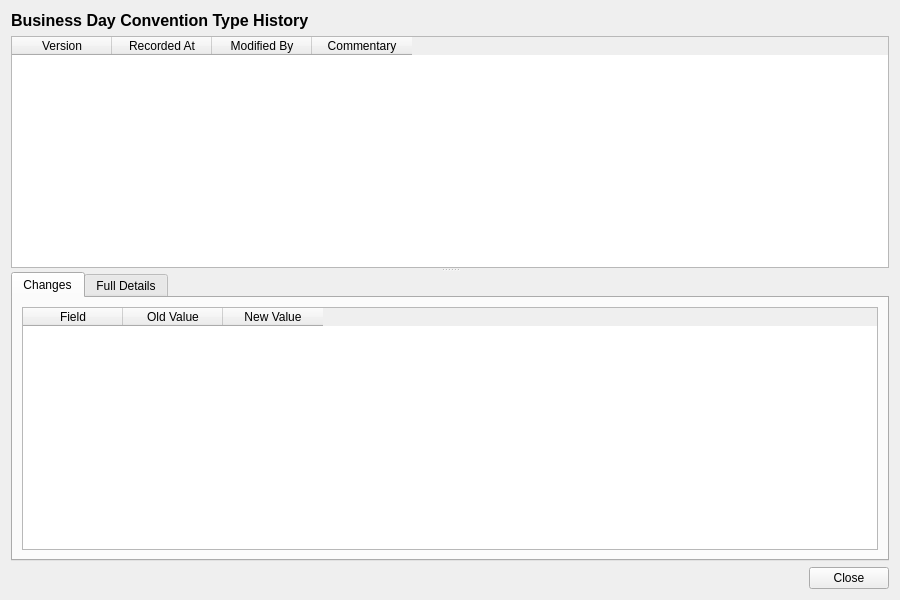
<?xml version="1.0" encoding="UTF-8"?>
<ui version="4.0">
 <class>BusinessDayConventionTypeHistoryDialog</class>
 <widget class="QWidget" name="BusinessDayConventionTypeHistoryDialog">
  <property name="geometry">
   <rect>
    <x>0</x>
    <y>0</y>
    <width>900</width>
    <height>600</height>
   </rect>
  </property>
  <property name="windowTitle">
   <string>Business Day Convention Type History</string>
  </property>
  <layout class="QVBoxLayout" name="verticalLayout">
   <item>
    <widget class="QLabel" name="titleLabel">
     <property name="font">
      <font>
       <pointsize>12</pointsize>
       <bold>true</bold>
      </font>
     </property>
     <property name="text">
      <string>Business Day Convention Type History</string>
     </property>
    </widget>
   </item>
   <item>
    <widget class="QSplitter" name="splitter">
     <property name="orientation">
      <enum>Qt::Vertical</enum>
     </property>
     <widget class="QTableWidget" name="versionListWidget">
      <property name="minimumHeight">
       <number>150</number>
      </property>
      <property name="maximumHeight">
       <number>250</number>
      </property>
      <property name="alternatingRowColors">
       <bool>true</bool>
      </property>
      <property name="editTriggers">
       <set>QAbstractItemView::NoEditTriggers</set>
      </property>
      <property name="selectionMode">
       <enum>QAbstractItemView::SingleSelection</enum>
      </property>
      <property name="selectionBehavior">
       <enum>QAbstractItemView::SelectRows</enum>
      </property>
      <column>
       <property name="text">
        <string>Version</string>
       </property>
      </column>
      <column>
       <property name="text">
        <string>Recorded At</string>
       </property>
      </column>
      <column>
       <property name="text">
        <string>Modified By</string>
       </property>
      </column>
      <column>
       <property name="text">
        <string>Commentary</string>
       </property>
      </column>
     </widget>
     <widget class="QWidget" name="detailWidget">
      <layout class="QVBoxLayout" name="detailLayout">
       <property name="leftMargin">
        <number>0</number>
       </property>
       <property name="topMargin">
        <number>0</number>
       </property>
       <property name="rightMargin">
        <number>0</number>
       </property>
       <property name="bottomMargin">
        <number>0</number>
       </property>
       <item>
        <widget class="QTabWidget" name="tabWidget">
         <property name="currentIndex">
          <number>0</number>
         </property>
         <widget class="QWidget" name="changesTab">
          <attribute name="title">
           <string>Changes</string>
          </attribute>
          <layout class="QVBoxLayout" name="changesTabLayout">
           <item>
            <widget class="QTableWidget" name="changesTableWidget">
             <property name="editTriggers">
              <set>QAbstractItemView::NoEditTriggers</set>
             </property>
             <property name="alternatingRowColors">
              <bool>true</bool>
             </property>
             <property name="selectionMode">
              <enum>QAbstractItemView::SingleSelection</enum>
             </property>
             <property name="selectionBehavior">
              <enum>QAbstractItemView::SelectRows</enum>
             </property>
             <column>
              <property name="text">
               <string>Field</string>
              </property>
             </column>
             <column>
              <property name="text">
               <string>Old Value</string>
              </property>
             </column>
             <column>
              <property name="text">
               <string>New Value</string>
              </property>
             </column>
            </widget>
           </item>
          </layout>
         </widget>
         <widget class="QWidget" name="fullDetailsTab">
          <attribute name="title">
           <string>Full Details</string>
          </attribute>
          <layout class="QVBoxLayout" name="fullDetailsTabLayout">
           <item>
            <widget class="QScrollArea" name="scrollArea">
             <property name="widgetResizable">
              <bool>true</bool>
             </property>
             <widget class="QWidget" name="scrollAreaWidgetContents">
              <property name="geometry">
               <rect>
                <x>0</x>
                <y>0</y>
                <width>560</width>
                <height>450</height>
               </rect>
              </property>
              <layout class="QFormLayout" name="formLayout">
               <item row="0" column="0">
                <widget class="QLabel" name="codeLabel">
                 <property name="text">
                  <string>Code:</string>
                 </property>
                </widget>
               </item>
               <item row="0" column="1">
                <widget class="QLabel" name="codeValue">
                 <property name="text">
                  <string/>
                 </property>
                </widget>
               </item>
               <item row="1" column="0">
                <widget class="QLabel" name="descriptionLabel">
                 <property name="text">
                  <string>Description:</string>
                 </property>
                </widget>
               </item>
               <item row="1" column="1">
                <widget class="QLabel" name="descriptionValue">
                 <property name="text">
                  <string/>
                 </property>
                 <property name="wordWrap">
                  <bool>true</bool>
                 </property>
                </widget>
               </item>
               <item row="2" column="0">
                <widget class="QLabel" name="versionNumberLabel">
                 <property name="text">
                  <string>Version:</string>
                 </property>
                </widget>
               </item>
               <item row="2" column="1">
                <widget class="QLabel" name="versionNumberValue">
                 <property name="text">
                  <string/>
                 </property>
                </widget>
               </item>
               <item row="3" column="0">
                <widget class="QLabel" name="modifiedByLabel">
                 <property name="text">
                  <string>Modified By:</string>
                 </property>
                </widget>
               </item>
               <item row="3" column="1">
                <widget class="QLabel" name="modifiedByValue">
                 <property name="text">
                  <string/>
                 </property>
                </widget>
               </item>
               <item row="4" column="0">
                <widget class="QLabel" name="recordedAtLabel">
                 <property name="text">
                  <string>Recorded At:</string>
                 </property>
                </widget>
               </item>
               <item row="4" column="1">
                <widget class="QLabel" name="recordedAtValue">
                 <property name="text">
                  <string/>
                 </property>
                </widget>
               </item>
               <item row="5" column="0">
                <widget class="QLabel" name="changeCommentaryLabel">
                 <property name="text">
                  <string>Change Commentary:</string>
                 </property>
                </widget>
               </item>
               <item row="5" column="1">
                <widget class="QLabel" name="changeCommentaryValue">
                 <property name="text">
                  <string/>
                 </property>
                 <property name="wordWrap">
                  <bool>true</bool>
                 </property>
                </widget>
               </item>
              </layout>
             </widget>
            </widget>
           </item>
          </layout>
         </widget>
        </widget>
       </item>
      </layout>
     </widget>
    </widget>
   </item>
   <item>
    <layout class="QHBoxLayout" name="buttonLayout">
     <item>
      <spacer name="horizontalSpacer">
       <property name="orientation">
        <enum>Qt::Horizontal</enum>
       </property>
       <property name="sizeHint" stdset="0">
        <size><width>40</width><height>20</height></size>
       </property>
      </spacer>
     </item>
     <item>
      <widget class="QPushButton" name="closeButton">
       <property name="text">
        <string>Close</string>
       </property>
      </widget>
     </item>
    </layout>
   </item>
  </layout>
 </widget>
 <resources/>
 <connections/>
</ui>
